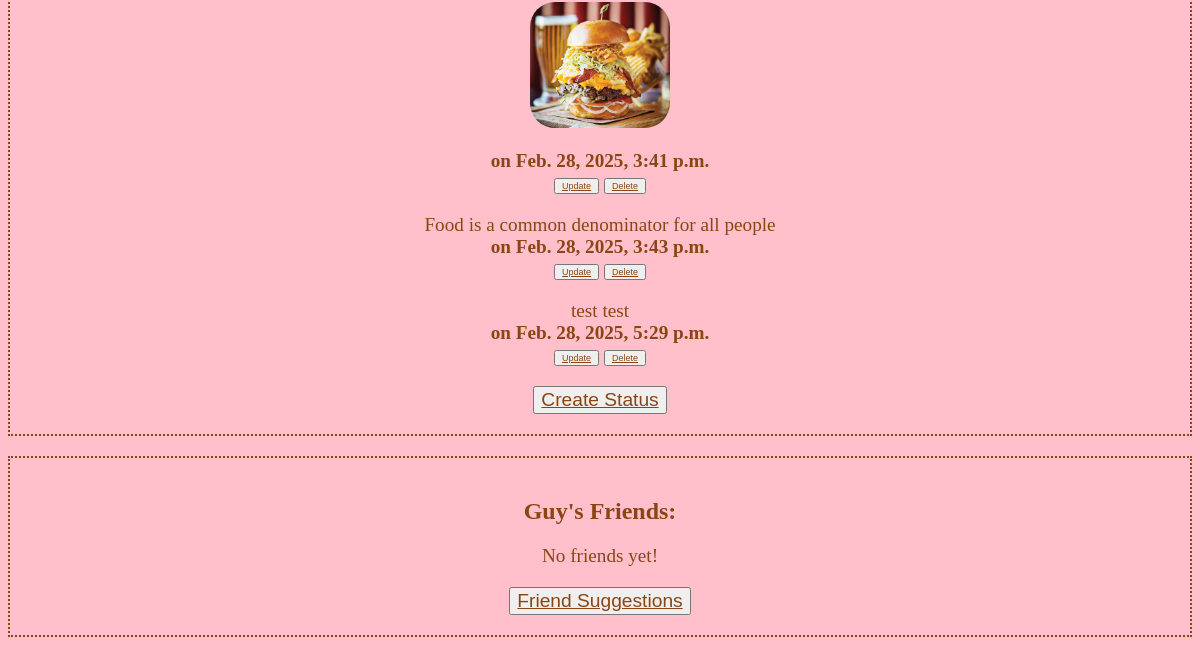
/mini_fb/profile/1 (lower part), run on an earlier commit of the app's database.
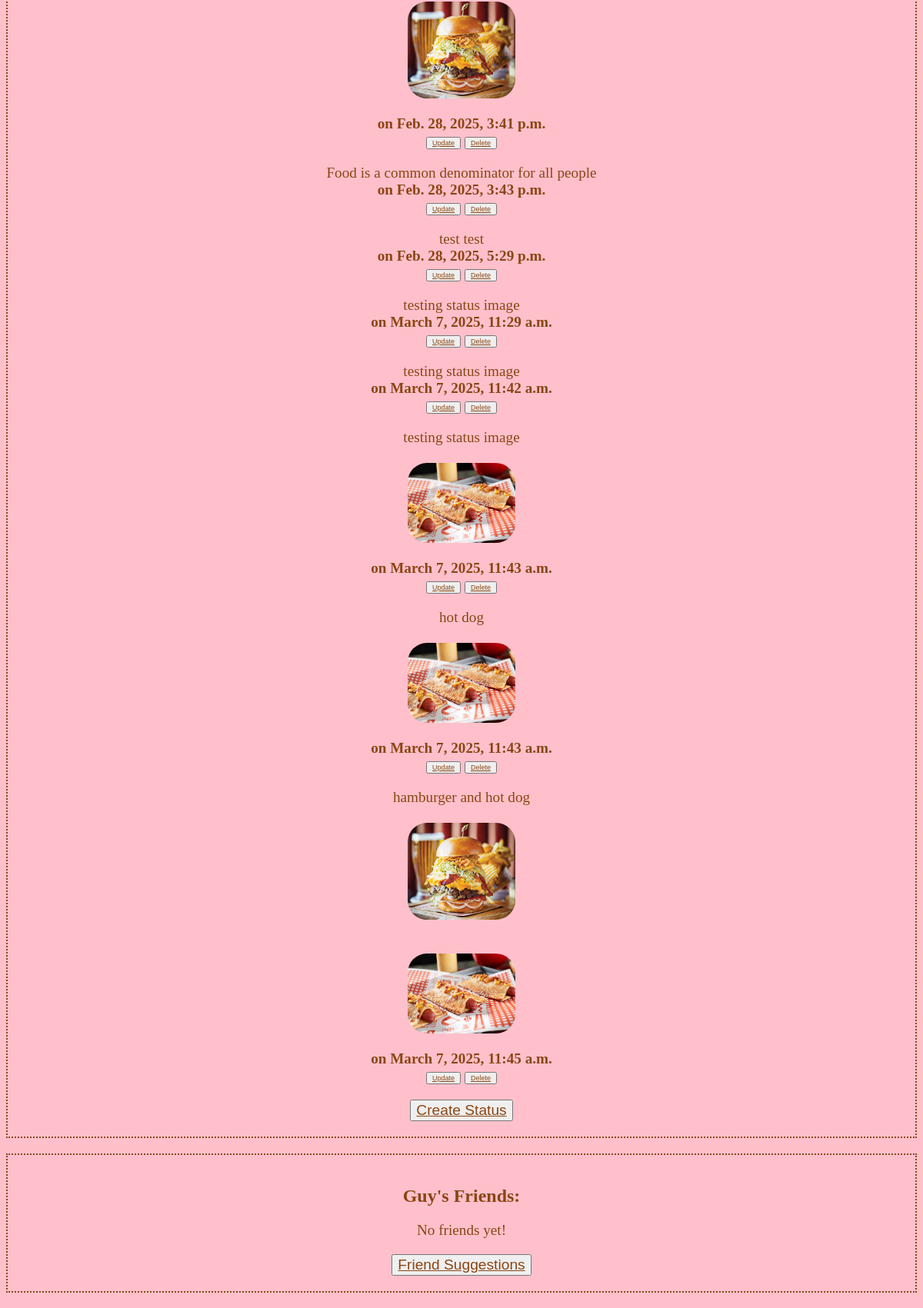
And on a later commit of the database.
### mini_fb/models.py (models this page shows, shortened)
class Image(models.Model):
    profile = models.ForeignKey(Profile, on_delete=models.CASCADE)
    image_file = models.ImageField(upload_to='images/')
    timestamp = models.DateTimeField(auto_now=True)
    caption = models.CharField(max_length=255, blank=True, null=True)

class StatusMessage(models.Model):
    timestamp = models.DateTimeField(auto_now=True)
    message = models.TextField(blank=False)
    profile = models.ForeignKey(Profile, on_delete=models.CASCADE) # cascade --> can't have status w/o profile
    def get_images(self):
        return Image.objects.filter(statusimage__status_message_id=self.id)

### mini_fb/views.py (the view)
# urls.py: path('profile/<int:pk>', ShowProfilePageView.as_view(), name="show_profile"),
class ShowProfilePageView(DetailView):
    model = Profile
    template_name = "mini_fb/show_profile.html"
    context_object_name = "profile" # note singular variable name

### mini_fb/models.py (called while the page is built)
    def get_status_messages(self):
        statusMessages = StatusMessage.objects.filter(profile=self)
        return statusMessages

    def get_friends(self):
        friends = Friend.objects.filter(profile1=self) | Friend.objects.filter(profile2=self)
        friend_profiles = []
        for friend in friends:
            if friend.profile1 != self:
                friend_profiles.append(friend.profile1)
            elif friend.profile2 != self:
                friend_profiles.append(friend.profile2)
        return friend_profiles

### mini_fb/templates/mini_fb/show_profile.html (shortened to what this page needs)
{% extends 'mini_fb/base.html' %}
{% block content %}
    <div>
        {% for statusMessage in profile.get_status_messages %}
            <p>
                {{statusMessage.message}}
                {% for img in statusMessage.get_images %}
                    <br> <br>
                    <img src='{{img.image_file.url}}' alt='{{img.image_file.url}}' style="max-width: 140px; height: auto;">
                    <br>
                {% endfor %} <br>
                <strong>on {{statusMessage.timestamp}}</strong> <br>
                <button style="font-size: xx-small; "><a href="{% url 'update_status' statusMessage.pk %}">Update</a></button>
                 <button style="font-size: xx-small; "><a href="{% url 'delete_status' statusMessage.pk %}">Delete</a></button>
            </p>
        {% endfor %}
        <center><button style="font-size: larger; "><a href="{% url 'create_status' profile.pk %}">Create Status</a></button></center>
     </div>
    <div>
        <center><h2>{{profile.first_name}}'s Friends:</h2></center>
        {% for friend in profile.get_friends %}
            <p><a href="{% url 'show_profile' friend.id %}">{{ friend.first_name }} {{ friend.last_name }}
                <br>
                <center><img src="{{friend.image_file.url}}" alt="Friend Picture" style="max-width: 200px; height: auto;"></center>
            </a></p>
        {% empty %}
            <p>No friends yet!</p>
        {% endfor %}
        <center><button style="font-size: larger; "><a href="{% url 'friend_suggestions' profile.pk %}">Friend Suggestions</a></button></center>
    </div>
{% endblock %}

What changed in the data, as far as the page shows it:
added StatusMessage: message "testing status image", timestamp "March 7, 2025, 11:29 a.m."
added StatusMessage: message "testing status image", timestamp "March 7, 2025, 11:42 a.m."
added StatusMessage: message "testing status image", timestamp "March 7, 2025, 11:43 a.m."
added Image: image_file (picture), shown under "testing status image"
added StatusMessage: message "hot dog", timestamp "March 7, 2025, 11:43 a.m."
added Image: image_file (picture), shown under "hot dog"
added StatusMessage: message "hamburger and hot dog", timestamp "March 7, 2025, 11:45 a.m."
added Image: image_file (picture), shown under "hamburger and hot dog"
added Image: image_file (picture), shown under "hamburger and hot dog"
